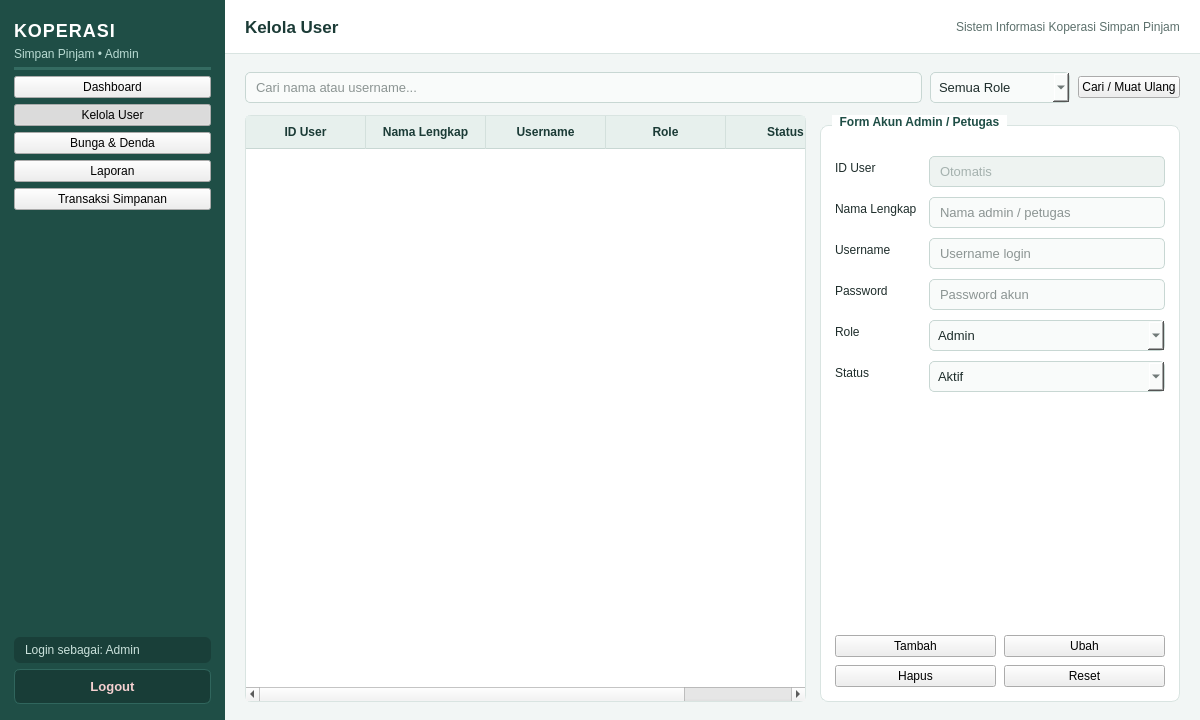
<?xml version="1.0" encoding="UTF-8"?>
<ui version="4.0">
 <class>KelolaUserWindow</class>
 <widget class="QMainWindow" name="KelolaUserWindow">
  <property name="geometry"><rect><x>0</x><y>0</y><width>1200</width><height>720</height></rect></property>
  <property name="minimumSize"><size><width>1024</width><height>640</height></size></property>
  <property name="windowTitle"><string>Sistem Informasi Koperasi Simpan Pinjam - Kelola User</string></property>
  <property name="styleSheet"><string notr="true">QMainWindow, QWidget#centralwidget {
    background-color: #F2F6F5;
    font-family: "Segoe UI", "Helvetica Neue", Arial, sans-serif;
    color: #1E2D2B;
    font-size: 13px;
}
/* Sidebar */
QFrame#frameSidebar {
    background-color: #1F4E46;
    border: none;
}
QLabel#lblAppTitle {
    color: #FFFFFF;
    font-size: 18px;
    font-weight: bold;
    letter-spacing: 1px;
}
QLabel#lblAppSubtitle {
    color: #B8DAD2;
    font-size: 12px;
}
QLabel#lblUserInfo {
    color: #CBE2DC;
    font-size: 12px;
    padding: 6px 8px;
    background-color: #193F39;
    border-radius: 6px;
}
QPushButton[navButton="true"] {
    background-color: transparent;
    color: #E2F0EC;
    border: none;
    border-radius: 6px;
    text-align: left;
    padding: 10px 14px;
    font-size: 13px;
    font-weight: 500;
}
QPushButton[navButton="true"]:hover {
    background-color: #296359;
    color: #FFFFFF;
}
QPushButton[navButton="true"]:checked {
    background-color: #2E7D6F;
    color: #FFFFFF;
    font-weight: bold;
    border-left: 4px solid #A7E3D4;
}
QPushButton#btnLogout {
    background-color: #183D37;
    color: #F5D0D0;
    border: 1px solid #30665D;
    border-radius: 6px;
    padding: 9px 14px;
    font-size: 13px;
    font-weight: bold;
}
QPushButton#btnLogout:hover {
    background-color: #991B1B;
    color: #FFFFFF;
    border-color: #991B1B;
}
/* Header Bar */
QFrame#frameHeader {
    background-color: #FFFFFF;
    border-bottom: 1px solid #D9E4E1;
}
QLabel#lblPageTitle {
    color: #1B3B36;
    font-size: 17px;
    font-weight: bold;
}
QLabel#lblHeaderInfo {
    color: #5C706C;
    font-size: 12px;
}
/* Cards &amp; GroupBoxes */
QFrame[statCard="true"] {
    background-color: #FFFFFF;
    border: 1px solid #D9E4E1;
    border-top: 3px solid #266D61;
    border-radius: 8px;
}
QLabel[statTitle="true"] {
    color: #5C706C;
    font-size: 12px;
    font-weight: bold;
}
QLabel[statValue="true"] {
    color: #1B3B36;
    font-size: 20px;
    font-weight: bold;
}
QGroupBox {
    background-color: #FFFFFF;
    border: 1px solid #D9E4E1;
    border-radius: 8px;
    margin-top: 10px;
    padding-top: 14px;
    font-weight: bold;
    color: #1B3B36;
}
QGroupBox::title {
    subcontrol-origin: margin;
    left: 12px;
    padding: 0 6px;
    background-color: #FFFFFF;
    color: #1F4E46;
}
QLabel {
    color: #1E2D2B;
}
/* Inputs */
QLineEdit, QComboBox, QDateEdit, QSpinBox, QDoubleSpinBox, QPlainTextEdit {
    background-color: #F9FBFA;
    border: 1px solid #C8D7D3;
    border-radius: 5px;
    padding: 6px 8px;
    color: #1E2D2B;
    font-size: 13px;
}
QLineEdit:focus, QComboBox:focus, QDateEdit:focus, QSpinBox:focus, QDoubleSpinBox:focus, QPlainTextEdit:focus {
    border: 1px solid #2A7B6F;
    background-color: #FFFFFF;
}
QLineEdit:read-only {
    background-color: #EEF3F1;
    color: #5C706C;
}
/* Tables */
QTableWidget {
    background-color: #FFFFFF;
    alternate-background-color: #F6FAF8;
    border: 1px solid #D9E4E1;
    border-radius: 6px;
    gridline-color: #E6EEEC;
    selection-background-color: #D2EBE5;
    selection-color: #14332E;
}
QHeaderView::section {
    background-color: #E7F0ED;
    color: #1B3B36;
    padding: 7px 8px;
    border: none;
    border-right: 1px solid #D3E0DC;
    border-bottom: 1px solid #C8D7D3;
    font-weight: bold;
    font-size: 12px;
}
/* Action Buttons */
QPushButton[btnType="primary"] {
    background-color: #266D61;
    color: #FFFFFF;
    border: none;
    border-radius: 5px;
    padding: 7px 14px;
    font-weight: bold;
}
QPushButton[btnType="primary"]:hover {
    background-color: #1F5B51;
}
QPushButton[btnType="secondary"] {
    background-color: #2A6F8E;
    color: #FFFFFF;
    border: none;
    border-radius: 5px;
    padding: 7px 14px;
    font-weight: bold;
}
QPushButton[btnType="secondary"]:hover {
    background-color: #215973;
}
QPushButton[btnType="danger"] {
    background-color: #C24141;
    color: #FFFFFF;
    border: none;
    border-radius: 5px;
    padding: 7px 14px;
    font-weight: bold;
}
QPushButton[btnType="danger"]:hover {
    background-color: #9E3030;
}
QPushButton[btnType="neutral"] {
    background-color: #EDF3F1;
    color: #2B423E;
    border: 1px solid #C8D7D3;
    border-radius: 5px;
    padding: 7px 14px;
}
QPushButton[btnType="neutral"]:hover {
    background-color: #DFEAE6;
}</string></property>
  <widget class="QWidget" name="centralwidget">
   <layout class="QHBoxLayout" name="layoutRoot">
    <property name="spacing"><number>0</number></property><property name="leftMargin"><number>0</number></property><property name="topMargin"><number>0</number></property><property name="rightMargin"><number>0</number></property><property name="bottomMargin"><number>0</number></property>
    <item>
     <widget class="QFrame" name="frameSidebar">
      <property name="minimumSize"><size><width>225</width><height>0</height></size></property><property name="maximumSize"><size><width>225</width><height>16777215</height></size></property>
      <property name="frameShape"><enum>QFrame::NoFrame</enum></property>
      <layout class="QVBoxLayout" name="layoutSidebar">
       <property name="spacing"><number>6</number></property><property name="leftMargin"><number>14</number></property><property name="topMargin"><number>20</number></property><property name="rightMargin"><number>14</number></property><property name="bottomMargin"><number>16</number></property>
       <item><widget class="QLabel" name="lblAppTitle"><property name="text"><string>KOPERASI</string></property></widget></item>
       <item><widget class="QLabel" name="lblAppSubtitle"><property name="text"><string>Simpan Pinjam • Admin</string></property></widget></item>
       <item><widget class="Line" name="lineSidebarTop">
        <property name="styleSheet"><string notr="true">background-color: #346B61; max-height: 1px; border: none; margin-top: 6px; margin-bottom: 8px;</string></property>
        <property name="orientation"><enum>Qt::Horizontal</enum></property></widget></item>
       <item><widget class="QPushButton" name="btnNavDashboard">
<property name="text"><string>Dashboard</string></property>
<property name="checkable"><bool>true</bool></property>
<property name="autoExclusive"><bool>true</bool></property>
<property name="icon"><iconset>
<normaloff>icons/dashboard.png</normaloff>icons/dashboard.png</iconset></property><property name="iconSize"><size><width>18</width><height>18</height></size></property>
<property name="navButton" stdset="0"><bool>true</bool></property>
</widget></item>
       <item><widget class="QPushButton" name="btnNavUser">
<property name="text"><string>Kelola User</string></property>
<property name="checkable"><bool>true</bool></property>
<property name="checked"><bool>true</bool></property>
<property name="autoExclusive"><bool>true</bool></property>
<property name="icon"><iconset>
<normaloff>icons/user.png</normaloff>icons/user.png</iconset></property><property name="iconSize"><size><width>18</width><height>18</height></size></property>
<property name="navButton" stdset="0"><bool>true</bool></property>
</widget></item>
       <item><widget class="QPushButton" name="btnNavParameter">
<property name="text"><string>Bunga &amp;&amp; Denda</string></property>
<property name="checkable"><bool>true</bool></property>
<property name="autoExclusive"><bool>true</bool></property>
<property name="icon"><iconset>
<normaloff>icons/percent.png</normaloff>icons/percent.png</iconset></property><property name="iconSize"><size><width>18</width><height>18</height></size></property>
<property name="navButton" stdset="0"><bool>true</bool></property>
</widget></item>
       <item><widget class="QPushButton" name="btnNavLaporan">
<property name="text"><string>Laporan</string></property>
<property name="checkable"><bool>true</bool></property>
<property name="autoExclusive"><bool>true</bool></property>
<property name="icon"><iconset>
<normaloff>icons/laporan.png</normaloff>icons/laporan.png</iconset></property><property name="iconSize"><size><width>18</width><height>18</height></size></property>
<property name="navButton" stdset="0"><bool>true</bool></property>
</widget></item>
       <item><widget class="QPushButton" name="btnNavTransaksi">
<property name="text"><string>Transaksi Simpanan</string></property>
<property name="checkable"><bool>true</bool></property>
<property name="autoExclusive"><bool>true</bool></property>
<property name="icon"><iconset>
<normaloff>icons/transaksi.png</normaloff>icons/transaksi.png</iconset></property><property name="iconSize"><size><width>18</width><height>18</height></size></property>
<property name="navButton" stdset="0"><bool>true</bool></property>
</widget></item>
       <item><spacer name="spacerSidebar"><property name="orientation"><enum>Qt::Vertical</enum></property><property name="sizeHint" stdset="0"><size><width>20</width><height>40</height></size></property></spacer></item>
       <item><widget class="QLabel" name="lblUserInfo"><property name="text"><string>Login sebagai: Admin</string></property></widget></item>
       <item><widget class="QPushButton" name="btnLogout"><property name="text"><string>Logout</string></property><property name="icon"><iconset>
<normaloff>icons/logout.png</normaloff>icons/logout.png</iconset></property><property name="iconSize"><size><width>18</width><height>18</height></size></property></widget></item>
      </layout>
     </widget>
    </item>
    <item>
     <layout class="QVBoxLayout" name="layoutContent">
      <property name="spacing"><number>0</number></property>
      <item>
       <widget class="QFrame" name="frameHeader">
        <property name="minimumSize"><size><width>0</width><height>54</height></size></property><property name="maximumSize"><size><width>16777215</width><height>54</height></size></property>
        <property name="frameShape"><enum>QFrame::NoFrame</enum></property>
        <layout class="QHBoxLayout" name="layoutHeader">
         <property name="leftMargin"><number>20</number></property><property name="rightMargin"><number>20</number></property>
         <item><widget class="QLabel" name="lblPageTitle"><property name="text"><string>Kelola User</string></property></widget></item>
         <item><spacer name="spacerHeader"><property name="orientation"><enum>Qt::Horizontal</enum></property><property name="sizeHint" stdset="0"><size><width>40</width><height>20</height></size></property></spacer></item>
         <item><widget class="QLabel" name="lblHeaderInfo"><property name="text"><string>Sistem Informasi Koperasi Simpan Pinjam</string></property></widget></item>
        </layout>
       </widget>
      </item>
      <item>
       <widget class="QWidget" name="pageKelolaUser">
        <layout class="QVBoxLayout" name="layoutKelolaUser">
         <property name="spacing"><number>12</number></property><property name="leftMargin"><number>20</number></property><property name="topMargin"><number>18</number></property><property name="rightMargin"><number>20</number></property><property name="bottomMargin"><number>18</number></property>
         <item>
          <layout class="QHBoxLayout" name="layoutUserToolbar">
           <property name="spacing"><number>8</number></property>
           <item><widget class="QLineEdit" name="txtCariUser"><property name="placeholderText"><string>Cari nama atau username...</string></property></widget></item>
           <item><widget class="QComboBox" name="cmbFilterRoleUser"><property name="minimumSize"><size><width>140</width><height>0</height></size></property><item><property name="text"><string>Semua Role</string></property></item><item><property name="text"><string>Admin</string></property></item><item><property name="text"><string>Petugas</string></property></item></widget></item>
           <item><widget class="QPushButton" name="btnRefreshUser"><property name="text"><string>Cari / Muat Ulang</string></property><property name="icon"><iconset>
<normaloff>icons/search.png</normaloff>icons/search.png</iconset></property><property name="iconSize"><size><width>18</width><height>18</height></size></property><property name="btnType" stdset="0"><string>neutral</string></property></widget></item>
          </layout>
         </item>
         <item>
          <layout class="QHBoxLayout" name="layoutUserBody">
           <property name="spacing"><number>14</number></property>
           <item>
            <widget class="QTableWidget" name="tblUser">
             <property name="editTriggers"><set>QAbstractItemView::NoEditTriggers</set></property>
             <property name="alternatingRowColors"><bool>true</bool></property>
             <property name="selectionMode"><enum>QAbstractItemView::SingleSelection</enum></property>
             <property name="selectionBehavior"><enum>QAbstractItemView::SelectRows</enum></property>
             <attribute name="horizontalHeaderDefaultSectionSize"><number>120</number></attribute>
             <attribute name="horizontalHeaderStretchLastSection"><bool>true</bool></attribute>
             <column><property name="text"><string>ID User</string></property></column><column><property name="text"><string>Nama Lengkap</string></property></column><column><property name="text"><string>Username</string></property></column><column><property name="text"><string>Role</string></property></column><column><property name="text"><string>Status</string></property></column>
            </widget>
           </item>
           <item>
            <widget class="QGroupBox" name="grpFormUser">
             <property name="minimumSize"><size><width>330</width><height>0</height></size></property><property name="maximumSize"><size><width>360</width><height>16777215</height></size></property>
             <property name="title"><string>Form Akun Admin / Petugas</string></property>
             <layout class="QVBoxLayout" name="layoutFormUserWrap">
              <property name="spacing"><number>12</number></property><property name="leftMargin"><number>14</number></property><property name="topMargin"><number>16</number></property><property name="rightMargin"><number>14</number></property><property name="bottomMargin"><number>14</number></property>
              <item><layout class="QFormLayout" name="formUser"><property name="verticalSpacing"><number>10</number></property><item row="0" column="0"><widget class="QLabel" name="lblUserId"><property name="text"><string>ID User</string></property></widget></item><item row="0" column="1"><widget class="QLineEdit" name="txtUserId">
<property name="readOnly"><bool>true</bool></property>
<property name="placeholderText"><string>Otomatis</string></property>
</widget></item><item row="1" column="0"><widget class="QLabel" name="lblUserNama"><property name="text"><string>Nama Lengkap</string></property></widget></item><item row="1" column="1"><widget class="QLineEdit" name="txtUserNama">
<property name="placeholderText"><string>Nama admin / petugas</string></property>
</widget></item><item row="2" column="0"><widget class="QLabel" name="lblUserUsername"><property name="text"><string>Username</string></property></widget></item><item row="2" column="1"><widget class="QLineEdit" name="txtUserUsername">
<property name="placeholderText"><string>Username login</string></property>
</widget></item><item row="3" column="0"><widget class="QLabel" name="lblUserPassword"><property name="text"><string>Password</string></property></widget></item><item row="3" column="1"><widget class="QLineEdit" name="txtUserPassword">
<property name="echoMode"><enum>QLineEdit::Password</enum></property>
<property name="placeholderText"><string>Password akun</string></property>
</widget></item><item row="4" column="0"><widget class="QLabel" name="lblUserRole"><property name="text"><string>Role</string></property></widget></item><item row="4" column="1"><widget class="QComboBox" name="cmbUserRole"><item><property name="text"><string>Admin</string></property></item><item><property name="text"><string>Petugas</string></property></item></widget></item><item row="5" column="0"><widget class="QLabel" name="lblUserStatus"><property name="text"><string>Status</string></property></widget></item><item row="5" column="1"><widget class="QComboBox" name="cmbUserStatus"><item><property name="text"><string>Aktif</string></property></item><item><property name="text"><string>Nonaktif</string></property></item></widget></item></layout></item>
              <item><spacer name="spacerFormUser"><property name="orientation"><enum>Qt::Vertical</enum></property><property name="sizeHint" stdset="0"><size><width>20</width><height>40</height></size></property></spacer></item>
              <item>
               <layout class="QGridLayout" name="layoutUserButtons">
                <property name="spacing"><number>8</number></property>
                <item row="0" column="0"><widget class="QPushButton" name="btnTambahUser">
<property name="text"><string>Tambah</string></property>
<property name="icon"><iconset>
<normaloff>icons/tambah.png</normaloff>icons/tambah.png</iconset></property><property name="iconSize"><size><width>18</width><height>18</height></size></property>
<property name="btnType" stdset="0"><string>primary</string></property>
</widget></item>
                <item row="0" column="1"><widget class="QPushButton" name="btnEditUser">
<property name="text"><string>Ubah</string></property>
<property name="icon"><iconset>
<normaloff>icons/ubah.png</normaloff>icons/ubah.png</iconset></property><property name="iconSize"><size><width>18</width><height>18</height></size></property>
<property name="btnType" stdset="0"><string>secondary</string></property>
</widget></item>
                <item row="1" column="0"><widget class="QPushButton" name="btnHapusUser">
<property name="text"><string>Hapus</string></property>
<property name="icon"><iconset>
<normaloff>icons/hapus.png</normaloff>icons/hapus.png</iconset></property><property name="iconSize"><size><width>18</width><height>18</height></size></property>
<property name="btnType" stdset="0"><string>danger</string></property>
</widget></item>
                <item row="1" column="1"><widget class="QPushButton" name="btnResetUser">
<property name="text"><string>Reset</string></property>
<property name="icon"><iconset>
<normaloff>icons/reset.png</normaloff>icons/reset.png</iconset></property><property name="iconSize"><size><width>18</width><height>18</height></size></property>
<property name="btnType" stdset="0"><string>neutral</string></property>
</widget></item>
               </layout>
              </item>
             </layout>
            </widget>
           </item>
          </layout>
         </item>
        </layout>
       </widget>
      </item>
     </layout>
    </item>
   </layout>
  </widget>
 </widget>
 <resources/>
 <connections/>
</ui>
